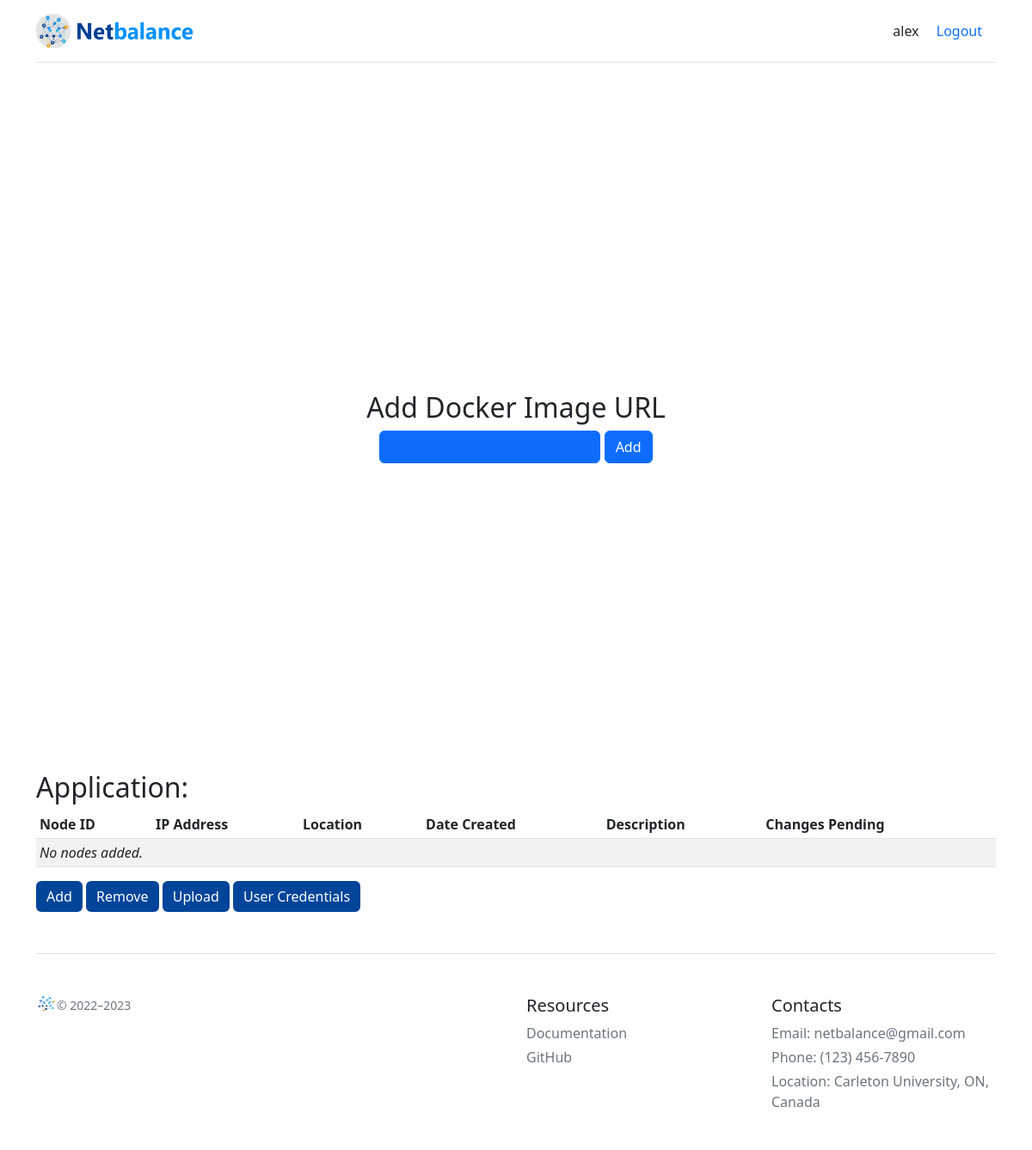
Page /dashboardv2 (signed in) on the earlier database version.
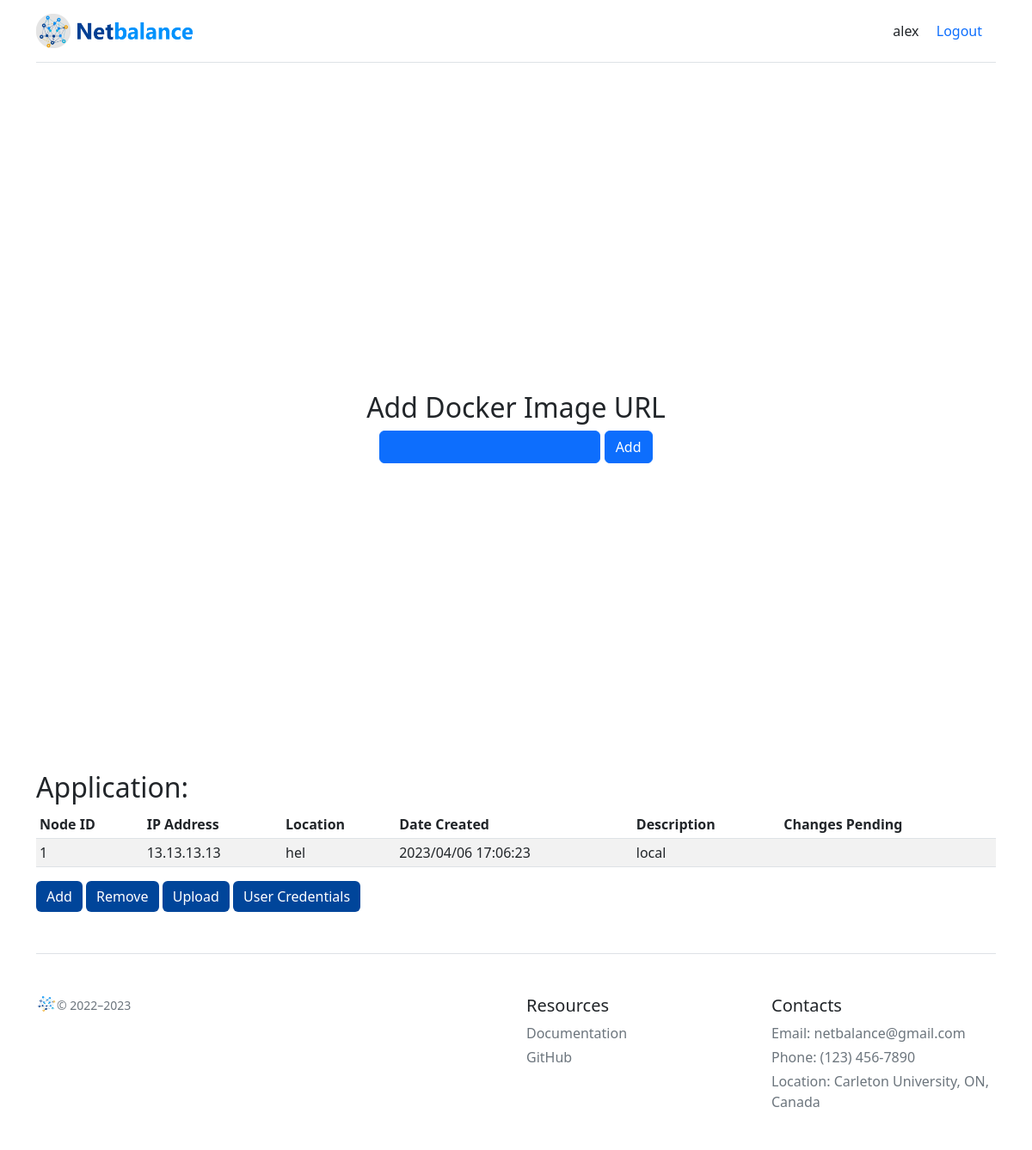
Same page on the later database version.
### netbalanceApp/models.py (models this page shows)
class NewApplication(models.Model):
    app_name = models.CharField(max_length=64)
    location = models.CharField(max_length=128)
    ip = models.CharField(max_length=15)
    date = models.CharField(max_length=8)
    pending_add = models.BooleanField()
    pending_delete = models.BooleanField()
    description = models.CharField(max_length=128)

### netbalanceApp/views.py (the view, shortened to what this page needs)
# urls.py: path('dashboardv2', views.dashboardv2, name='dashboardv2'),
@login_required(login_url='login')
def dashboardv2(request):
    if 'image-pull' in request.POST:
        image = str(request.POST.get('docker_file'))
        print(image)
        with open('/root/manifests/deployment.yaml', 'w+') as f:
            f.write(f"""
apiVersion: apps/v1
kind: Deployment
metadata:
  name: deploymentnetbalance
  namespace: default
spec:
  selector:
    matchLabels:
      app: netbalance
  template:
    metadata:
      labels:
        app: netbalance
    spec:
      containers:
      - name: netbalance
        image: {image}
        ports:
        - containerPort: 80
        resources:
          requests:
            cpu: "250m"
          limits:
            cpu: "500m"

---
apiVersion: v1
kind: Service
metadata:
  name: netbalanceservice
  labels:
    app: netbalance
spec:
  selector:
    app: netbalance
  type: NodePort
  ports:
    - protocol: TCP
      port: 80
      nodePort: 31050
      targetPort: 80
    """)
        subprocess.Popen(['ansible-playbook', '/root/Ansible/deploycluster.yml'])
        subprocess.Popen(['kubectl', 'create', '-f',  '/root/manifests/deployment.yaml'])
    elif 'commit' in request.POST:
        return redirect('dashboardv2')
    elif request.method == 'GET':
        raw_list = NewApplication.objects.all().values()
        return render(request, 'dashboardv2.html', {'sql_table': raw_list})
    return render(request, 'dashboardv2.html')

### netbalanceApp/templates/dashboardv2.html (shortened to what this page needs)
<!doctype html>
<html lang="en">
  <head>
    <link href="/static/css/bootstrap.min.css" rel="stylesheet">
    <link href="/static/css/dashboardv2.css" rel="stylesheet">
  </head>
  <body>
    <div class="container py-3">
        <header>
            <div class="d-flex flex-column flex-md-row align-items-center pb-3 mb-4 border-bottom">
                <a href="{% url 'homepage' %}" class="d-flex align-items-center text-dark text-decoration-none">
                <img src="/static/assets/images/netbalance-full2.png" alt="" width="40" height="40">
                <img src="/static/assets/images/netbalance-name.png" id="name" alt="" width="150">
                </a>
                <nav class="mt-2 mt-md-0 ms-md-auto">
                    <a class="me-3 py-2 text-dark text-decoration-none" href="http://127.0.0.1:8000/admin/auth/user/">{{ user.username }}</a>
                    <a class="me-3 py-2 text-blue text-decoration-none" href="{% url 'logout' %}">Logout</a>
                </nav>
            </div>
        </header>
        <main>
          <div class="container d-flex justify-content-center align-items-center min-vh-100">
            <div class="row">
              <div class="col text-center">
                <h2>Add Docker Image URL</h2>
                <form method="post" enctype="multipart/form-data" class="management">
                  <input type="text" id="docker_file" class="btn btn-primary" name="docker_file"></input>
                  <button type="submit" id="image-pull" class="btn btn-primary" name="image-pull">Add</button>
                </form>
              </div>
            </div>
          </div>
          <div>
            <h2>Application: {{ file_name }} </h2>
            <div class="table-responsive">
              <table class="table table-striped table-sm">
                <thead>
                  <tr>
                    <th scope="col">Node ID</th>
                    <th scope="col">IP Address</th>
                    <th scope="col">Location</th>
                    <th scope="col">Date Created</th>
                    <th scope="col">Description</th>
                    <th scope="col">Changes Pending</th>
                  </tr>
                </thead>
                <tbody>
                {% if not sql_table%}
                  <tr>
                    <td colspan="6"><i>No nodes added.</i></td>
                  </tr>
                  {% else %}
                  {% for new_entry in sql_table %}
                    <tr>
                      <td>{{forloop.counter}}</td>
                      <td>{{new_entry.ip}}</td>
                      <td>{{new_entry.location}}</td>
                      <td>{{new_entry.date}}</td>
                      <td>{{new_entry.description}}</td>
                      {% if new_entry.pending_add %}
                        <td><i>Add</i></td>
                      {% elif new_entry.pending_delete %}
                        <td><i>Delete</i></td>
                      {% else %}
                        <td></td>
                      {% endif %}
                    </tr>
                    {% endfor %}
                  {% endif %}
                </tbody>
              </table>
              <div class="col-md-12 text-right">
                <form method="post" class="management">
                  <button type="button" id="add" class="btn btn-primary">Add</button>
                  <button type="button" id="remove" class="btn btn-primary">Remove</button>
                  <button type="button" id="upload" class="btn btn-primary">Upload</button>
                  <button type="button" id="credentials" class="btn btn-primary" data-toggle="modal" data-target="#Modal">User Credentials</button>
                </form>
              </div>
            </div>
          </div>
				</main>
        <footer class="pt-4 my-md-5 pt-md-5 border-top">
          <div class="row">
            <div class="col-12 col-md">
              <small class="d-block mb-3 text-muted"><img class="mb-2" src="/static/assets/images/netbalance-full3.png" alt="" width="24" height="19">&copy; 2022–2023</small>
            </div>
            <div class="col-6 col-md">
            </div>
            <div class="col-6 col-md">
              <h5>Resources</h5>
              <ul class="list-unstyled text-small">
                <li class="mb-1"><a class="link-secondary text-decoration-none" target="_blank" href="https://docs.google.com/document/d/18nznJ9q0DCfiWNEZeVX0xmJAPhC2IOvKGZhdmn5Fry4/edit?usp=sharing">Documentation</a></li>
                <li class="mb-1"><a class="link-secondary text-decoration-none" target="_blank" href="https://github.com/Kivoie/Netbalance">GitHub</a></li>
              </ul>
            </div>
            <div class="col-6 col-md">
              <h5>Contacts</h5>
              <ul class="list-unstyled text-small">
                <li class="mb-1"><a class="link-secondary text-decoration-none" href="mailto: netbalance@gmail.com">Email: netbalance@gmail.com</a></li>
                <li class="mb-1"><a class="link-secondary text-decoration-none" href="tel:+1234567890">Phone: (123) 456-7890</a></li>
                <li class="mb-1"><a class="link-secondary text-decoration-none" target="_blank" href="https://goo.gl/maps/fFdVnKjgXDrcc5ip7">Location: Carleton University, ON, Canada</a></li>
              </ul>
            </div>
          </div>
        </footer>
    </div>
  </body>
</html>

### netbalanceApp/static/css/dashboardv2.css (style rules this page uses)
#name { padding: 4%; }
#add { border: #00459a; background-color: #00459a; }
#credentials { border: #00459a; background-color: #00459a; }
#remove { border: #00459a; background-color: #00459a; }
#upload { border: #00459a; background-color: #00459a; }

Differences in the rows shown:
added NewApplication: ip "13.13.13.13", location "hel", date "2023/04/06 17:06:23", description "local", pending_add False (drawn)
Other differences:
text no longer shown: "No nodes added."
